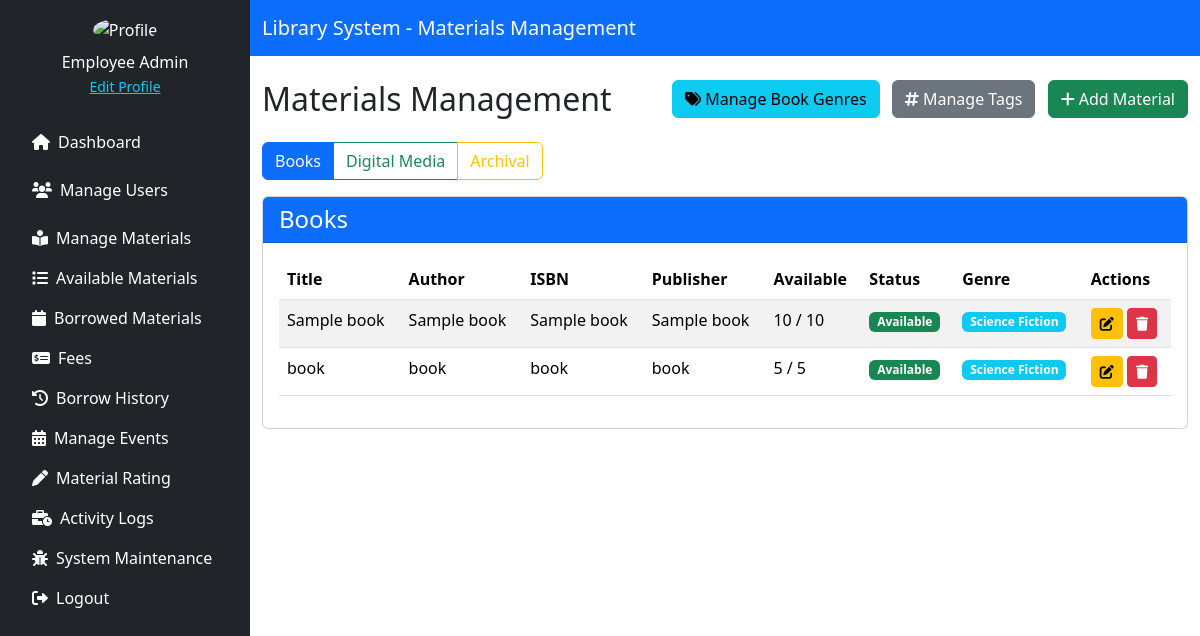
Screenshot of /source/employee/materials_management.php (signed in) with the database file from the repository.
### tables this page shows
CREATE TABLE `material_books` (
  `id` int(11) NOT NULL,
  `title` varchar(255) NOT NULL,
  `author` varchar(255) NOT NULL,
  `isbn` varchar(20) DEFAULT NULL,
  `publisher` varchar(255) DEFAULT NULL,
  `year_published` year(4) DEFAULT NULL,
  `quantity` int(11) DEFAULT 1,
  `available` int(11) DEFAULT 1,
  `status` enum('Available','Archived') DEFAULT 'Available',
  `genre` varchar(255) DEFAULT NULL
);

### source/employee/materials_management.php (the view, shortened to what this page needs)
<?php
include '../../config/db_conn.php';
$filter = $_GET['filter'] ?? 'books';
$books = $digitals = $research = [];
if ($filter === 'books') {
    $stmtBooks = $pdo->query("SELECT * FROM material_books");
    $books = $stmtBooks->fetchAll(PDO::FETCH_ASSOC);
}
?>
<!DOCTYPE html>
<html lang="en">
<head>
    <link href="https://cdn.jsdelivr.net/npm/bootstrap@5.3.3/dist/css/bootstrap.min.css" rel="stylesheet">
    <link href="https://cdnjs.cloudflare.com/ajax/libs/font-awesome/6.0.0/css/all.min.css" rel="stylesheet">
</head>
<body>
<div class="d-flex">
    <?php include './includes/sidebar.php'; ?>
    <div class="flex-grow-1">
        <nav class="navbar navbar-expand-lg navbar-dark bg-primary">
            <div class="container">
                <a class="navbar-brand" href="#">Library System - Materials Management</a>
            </div>
        </nav>
        <div class="container mt-4">
            <div class="d-flex justify-content-between mb-3">
                <h2>Materials Management</h2>
                <div>
                    <button class="btn btn-info me-2" data-bs-toggle="modal" data-bs-target="#manageGenresModal">
                        <i class="fas fa-tags"></i> Manage Book Genres
                    </button>
                    <button class="btn btn-secondary me-2" data-bs-toggle="modal" data-bs-target="#manageTagsModal">
                        <i class="fas fa-hashtag"></i> Manage Tags
                    </button>
                    <button class="btn btn-success" data-bs-toggle="modal" data-bs-target="#selectMaterialTypeModal">
                        <i class="fas fa-plus"></i> Add Material
                    </button>
                </div>
            </div>
            <div class="btn-group mb-3" role="group">
                <a href="?filter=books" class="btn btn-outline-primary <?= $filter === 'books' ? 'active' : '' ?>">Books</a>
                <a href="?filter=digital" class="btn btn-outline-success <?= $filter === 'digital' ? 'active' : '' ?>">Digital Media</a>
                <a href="?filter=archival" class="btn btn-outline-warning <?= $filter === 'archival' ? 'active' : '' ?>">Archival</a>
            </div>
            <?php if ($filter === 'books'): ?>
                <div class="card mb-4">
                    <div class="card-header bg-primary text-white">
                        <h4 class="mb-0">Books</h4>
                    </div>
                    <div class="card-body">
                        <div class="table-responsive">
                            <table class="table table-striped table-hover">
                                <thead>
                                    <tr>
                                        <th>Title</th>
                                        <th>Author</th>
                                        <th>ISBN</th>
                                        <th>Publisher</th>
                                        <th>Available</th>
                                        <th>Status</th>
                                        <th>Genre</th>
                                        <th>Actions</th>
                                    </tr>
                                </thead>
                                <tbody>
                                    <?php foreach ($books as $book): ?>
                                        <tr>
                                            <td><?= htmlspecialchars($book['title']) ?></td>
                                            <td><?= htmlspecialchars($book['author']) ?></td>
                                            <td><?= htmlspecialchars($book['isbn']) ?></td>
                                            <td><?= htmlspecialchars($book['publisher']) ?></td>
                                            <td><?= $book['available'] ?> / <?= $book['quantity'] ?></td>
                                            <td>
                                                <span class="badge bg-<?= $book['status'] === 'Available' ? 'success' : 'danger' ?>">
                                                    <?= htmlspecialchars($book['status']) ?>
                                                </span>
                                            </td>
                                            <td>
                                                <span class="badge bg-info">
                                                    <?= htmlspecialchars($book['genre']) ?>
                                                </span>
                                            </td>
                                            <td>
                                                <a href="?action=edit&id=<?= $book['id'] ?>&table=material_books" class="btn btn-sm btn-warning" title="Edit">
                                                    <i class="fas fa-edit"></i>
                                                </a>
                                                <a href="?action=delete&id=<?= $book['id'] ?>&table=material_books" class="btn btn-sm btn-danger" title="Delete" onclick="return confirm('Are you sure you want to delete this book?')">
                                                    <i class="fas fa-trash"></i>
                                                </a>
                                            </td>
                                        </tr>
                                    <?php endforeach; ?>
                                </tbody>
                            </table>
                        </div>
                    </div>
                </div>
            <?php endif; ?>
        </div>
    </div>
</div>
</body>
</html>

### rows the page displays
material_books: title "Sample book", author "Sample book", isbn "Sample book", publisher "Sample book", available "10", quantity "10", status "Available", genre "Science Fiction"
material_books: title "book", author "book", isbn "book", publisher "book", available "5", quantity "5", status "Available", genre "Science Fiction"

### other values shown
$_SESSION['user_name'] "Employee Admin"
